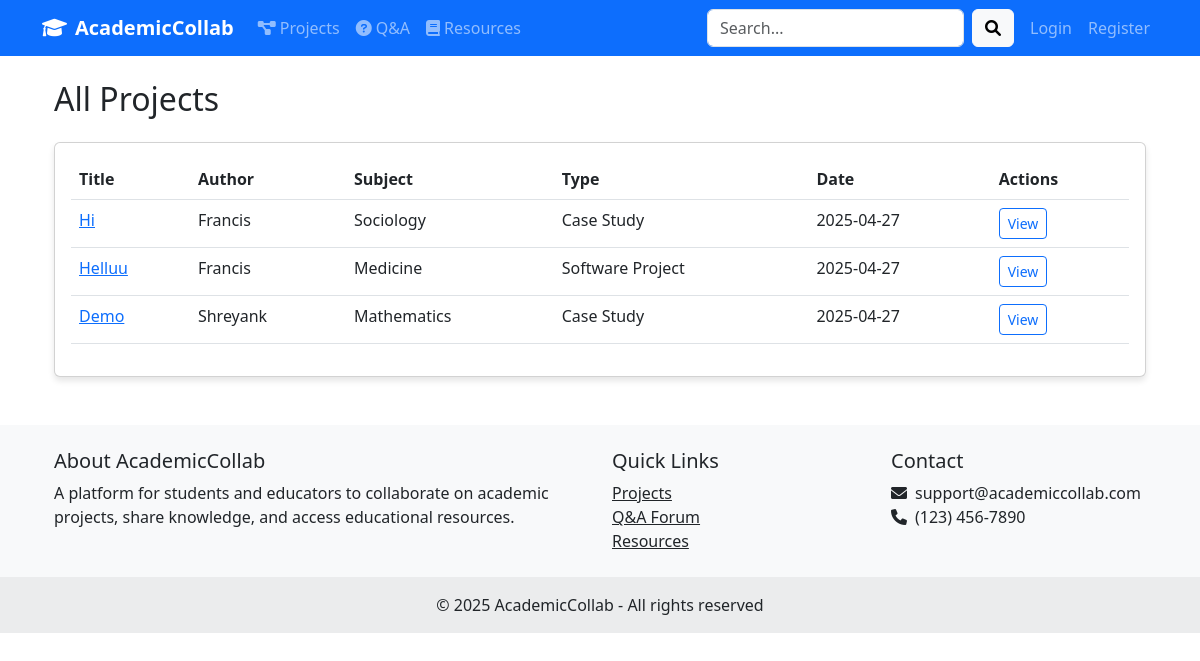
The app's page /projects with its own data.
### app.py (models this page shows, shortened)
class Project(db.Model):
    id = db.Column(db.Integer, primary_key=True)
    title = db.Column(db.String(100), nullable=False)
    description = db.Column(db.Text, nullable=False)
    content = db.Column(db.Text)
    project_type = db.Column(db.String(50))
    subject = db.Column(db.String(50))
    date_posted = db.Column(db.DateTime, index=True, default=datetime.utcnow)
    user_id = db.Column(db.Integer, db.ForeignKey('user.id'), nullable=False)
    collaborators = db.Column(db.Text)  # Stored as JSON string of user IDs
    files = db.relationship('ProjectFile', backref='project', lazy=True)
    comments = db.relationship('Comment', backref='project', lazy=True)
    views = db.Column(db.Integer, default=0)
    likes = db.Column(db.Integer, default=0)
    scope = db.Column(db.String(10), default='public')  # 'public' or 'private'

class User(db.Model, UserMixin):
    id = db.Column(db.Integer, primary_key=True)
    username = db.Column(db.String(80), unique=True, nullable=False)
    email = db.Column(db.String(120), unique=True, nullable=False)
    password_hash = db.Column(db.String(128))
    user_type = db.Column(db.String(20), nullable=False)  # 'student' or 'educator'
    institution = db.Column(db.String(120))
    bio = db.Column(db.Text)
    profile_pic = db.Column(db.String(120), default='default_profile.png')
    date_joined = db.Column(db.DateTime, default=datetime.utcnow)
    domain = db.Column(db.String(120), nullable=True)  # For educators
    skills = db.Column(db.String(255), nullable=True)  # For educators, comma-separated
    designation = db.Column(db.String(120), nullable=True)  # For educators
    projects = db.relationship('Project', backref='author', lazy=True)
    queries = db.relationship('Query', backref='author', lazy=True)
    resources = db.relationship('Resource', backref='uploader', lazy=True)
    comments = db.relationship('Comment', backref='author', lazy=True)

### app.py (the view)
@app.route('/projects')
def projects():
    subject = request.args.get('subject')
    project_type = request.args.get('project_type')
    query = Project.query
    if subject:
        query = query.filter_by(subject=subject)
    if project_type:
        query = query.filter_by(project_type=project_type)
    projects = query.order_by(Project.date_posted.desc()).all()
    visible_projects = []
    for project in projects:
        if project.scope == 'public':
            visible_projects.append(project)
        elif current_user.is_authenticated and (project.user_id == current_user.id or (project.collaborators and current_user.id in json.loads(project.collaborators))):
            visible_projects.append(project)
    subjects = db.session.query(Project.subject).distinct().all()
    project_types = db.session.query(Project.project_type).distinct().all()
    return render_template('projects.html',
                          projects=visible_projects,
                          subjects=subjects,
                          project_types=project_types)

### templates/projects.html (shortened to what this page needs)
{% extends "base.html" %}
{% block content %}
<div class="container mt-4">
    <h2 class="mb-4">All Projects</h2>
    <div class="card">
        <div class="card-body">
            {% if projects %}
            <div class="table-responsive">
                <table class="table table-hover">
                    <thead>
                        <tr>
                            <th>Title</th>
                            <th>Author</th>
                            <th>Subject</th>
                            <th>Type</th>
                            <th>Date</th>
                            <th>Actions</th>
                        </tr>
                    </thead>
                    <tbody>
                        {% for project in projects %}
                        <tr>
                            <td><a href="{{ url_for('view_project', project_id=project.id) }}">{{ project.title }}</a></td>
                            <td>{{ project.author.username }}</td>
                            <td>{{ project.subject }}</td>
                            <td>{{ project.project_type }}</td>
                            <td>{{ project.date_posted.strftime('%Y-%m-%d') }}</td>
                            <td>
                                <a href="{{ url_for('view_project', project_id=project.id) }}" class="btn btn-sm btn-outline-primary">View</a>
                            </td>
                        </tr>
                        {% endfor %}
                    </tbody>
                </table>
            </div>
            {% else %}
                <p class="text-muted">No projects found.</p>
            {% endif %}
        </div>
    </div>
</div>
{% endblock %}

### templates/base.html (shortened to what this page needs)
<!DOCTYPE html>
<html lang="en">
<head>
    <link href="https://cdn.jsdelivr.net/npm/bootstrap@5.3.0-alpha1/dist/css/bootstrap.min.css" rel="stylesheet">
    <link rel="stylesheet" href="https://cdnjs.cloudflare.com/ajax/libs/font-awesome/6.0.0/css/all.min.css">
</head>
<body>
    <nav class="navbar navbar-expand-lg navbar-dark bg-primary mb-4">
        <div class="container">
            <a class="navbar-brand" href="{{ url_for('index') }}">
                <i class="fas fa-graduation-cap me-2"></i>AcademicCollab
            </a>
            <div class="collapse navbar-collapse" id="navbarNav">
                <ul class="navbar-nav me-auto">
                    <li class="nav-item">
                        <a class="nav-link" href="{{ url_for('projects') }}">
                            <i class="fas fa-project-diagram me-1"></i>Projects
                        </a>
                    </li>
                    <li class="nav-item">
                        <a class="nav-link" href="{{ url_for('queries') }}">
                            <i class="fas fa-question-circle me-1"></i>Q&A
                        </a>
                    </li>
                    <li class="nav-item">
                        <a class="nav-link" href="{{ url_for('resources') }}">
                            <i class="fas fa-book me-1"></i>Resources
                        </a>
                    </li>
                </ul>
                <form class="d-flex me-2" action="{{ url_for('search') }}" method="GET">
                    <input class="form-control me-2" type="search" name="q" placeholder="Search...">
                    <button class="btn btn-light" type="submit">
                        <i class="fas fa-search"></i>
                    </button>
                </form>
                <ul class="navbar-nav">
                    {% if current_user.is_authenticated %}
                        <li class="nav-item">
                            <a class="nav-link" href="{{ url_for('notifications') }}">
                                <i class="fas fa-bell me-1"></i>
                                {% set unread_count = current_user.notifications|selectattr('read', 'equalto', false)|list|length %}
                                {% if unread_count > 0 %}
                                    <span class="notification-badge">{{ unread_count }}</span>
                                {% endif %}
                            </a>
                        </li>
                        <li class="nav-item dropdown">
                            <a class="nav-link dropdown-toggle" href="#" id="navbarDropdown" role="button" data-bs-toggle="dropdown">
                                <i class="fas fa-user-circle me-1"></i>{{ current_user.username }}
                            </a>
                            <ul class="dropdown-menu dropdown-menu-end">
                                <li><a class="dropdown-item" href="{{ url_for('dashboard') }}">Dashboard</a></li>
                                <li><a class="dropdown-item" href="{{ url_for('profile', username=current_user.username) }}">My Profile</a></li>
                                <li><a class="dropdown-item" href="{{ url_for('analytics') }}">Analytics</a></li>
                                <li><hr class="dropdown-divider"></li>
                                <li><a class="dropdown-item" href="{{ url_for('logout') }}">Logout</a></li>
                            </ul>
                        </li>
                    {% else %}
                        <li class="nav-item">
                            <a class="nav-link" href="{{ url_for('login') }}">Login</a>
                        </li>
                        <li class="nav-item">
                            <a class="nav-link" href="{{ url_for('register') }}">Register</a>
                        </li>
                    {% endif %}
                </ul>
            </div>
        </div>
    </nav>
    <div class="container">
        {% block content %}{% endblock %}
    </div>
    <footer class="bg-light text-center text-lg-start mt-5">
        <div class="container p-4">
            <div class="row">
                <div class="col-lg-6 col-md-12 mb-4 mb-md-0">
                    <h5>About AcademicCollab</h5>
                    <p>
                        A platform for students and educators to collaborate on academic projects,
                        share knowledge, and access educational resources.
                    </p>
                </div>
                <div class="col-lg-3 col-md-6 mb-4 mb-md-0">
                    <h5>Quick Links</h5>
                    <ul class="list-unstyled mb-0">
                        <li><a href="{{ url_for('projects') }}" class="text-dark">Projects</a></li>
                        <li><a href="{{ url_for('queries') }}" class="text-dark">Q&A Forum</a></li>
                        <li><a href="{{ url_for('resources') }}" class="text-dark">Resources</a></li>
                    </ul>
                </div>
                <div class="col-lg-3 col-md-6 mb-4 mb-md-0">
                    <h5>Contact</h5>
                    <ul class="list-unstyled">
                        <li><i class="fas fa-envelope me-2"></i>support@academiccollab.com</li>
                        <li><i class="fas fa-phone me-2"></i>(123) 456-7890</li>
                    </ul>
                </div>
            </div>
        </div>
        <div class="text-center p-3" style="background-color: rgba(0, 0, 0, 0.05);">
            © 2025 AcademicCollab - All rights reserved
        </div>
    </footer>
</body>
</html>

### templates/base.html (style rules this page uses)
.navbar-brand { font-weight: bold; }
.card { margin-bottom: 20px; box-shadow: 0 4px 6px rgba(0,0,0,0.1); }

### records on screen
Project: title "Hi", author.username "Francis", subject "Sociology", project_type "Case Study", date_posted "2025-04-27"
Project: title "Helluu", author.username "Francis", subject "Medicine", project_type "Software Project", date_posted "2025-04-27"
Project: title "Demo", author.username "Shreyank", subject "Mathematics", project_type "Case Study", date_posted "2025-04-27"
